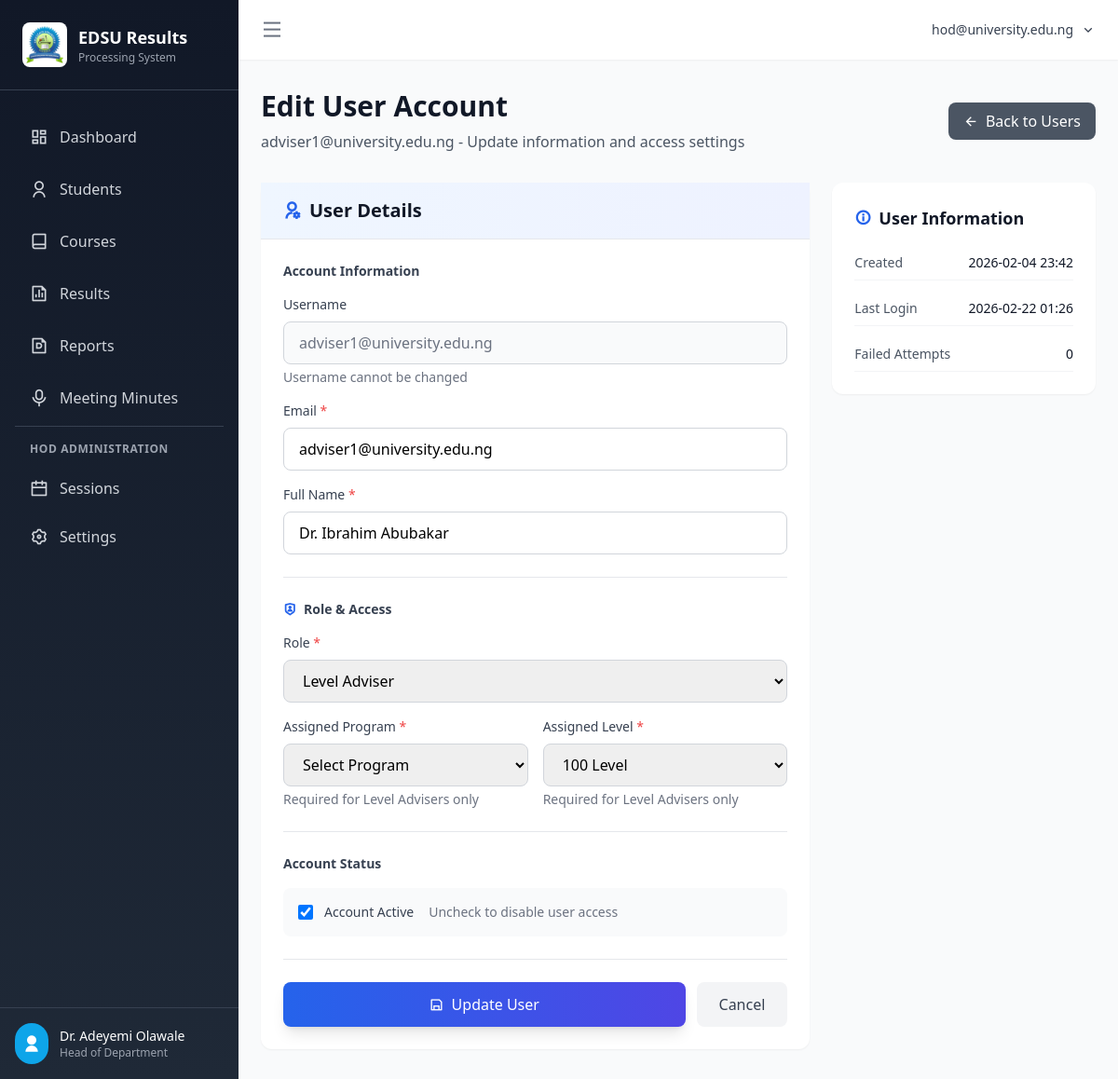
Page /users/2/edit (signed in) on the earlier database version.
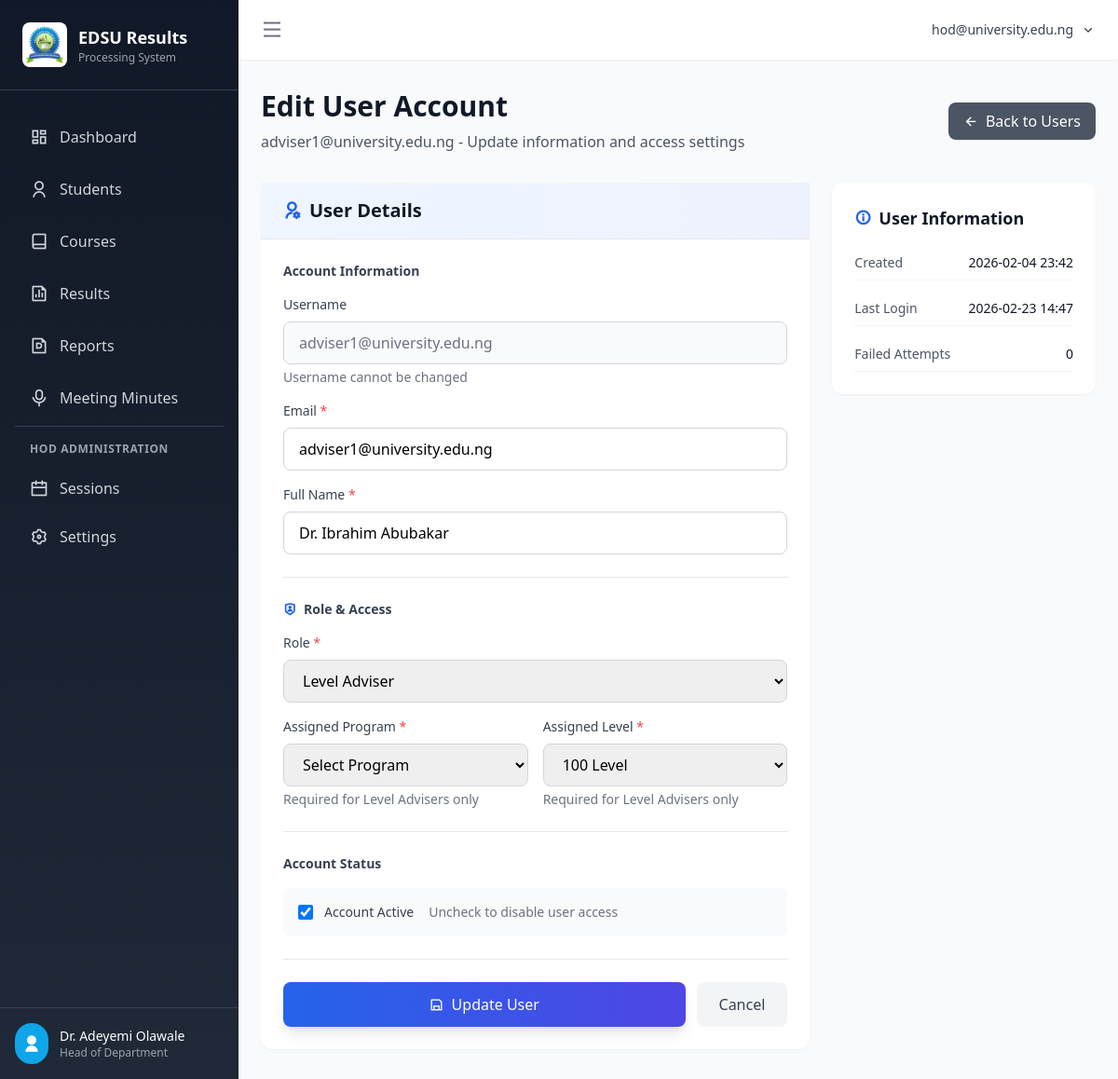
Same page on the later database version.
### app/models.py (models this page shows, shortened)
class User(UserMixin, db.Model):
    __tablename__ = 'users'
    id = db.Column(db.Integer, primary_key=True)
    username = db.Column(db.String(120), unique=True, nullable=False, index=True)  # University email
    email = db.Column(db.String(120), unique=True, nullable=False, index=True)
    password_hash = db.Column(db.String(256), nullable=False)
    full_name = db.Column(db.String(128), nullable=False)
    role = db.Column(db.String(20), default='lecturer')  # admin, hod, level_adviser, lecturer
    program = db.Column(db.String(64))  # Assigned program
    level = db.Column(db.Integer)  # Assigned level (100, 200, 300, 400)
    is_active = db.Column(db.Boolean, default=True)
    is_locked = db.Column(db.Boolean, default=False)  # Locked by HoD/Admin after 3 failed attempts
    failed_login_attempts = db.Column(db.Integer, default=0)
    locked_until = db.Column(db.DateTime)
    must_change_password = db.Column(db.Boolean, default=True)  # Force password change on first login
    last_login = db.Column(db.DateTime)
    last_login_ip = db.Column(db.String(45))  # IP address of last login
    last_login_device = db.Column(db.String(256))  # User agent of last login
    created_by = db.Column(db.Integer, db.ForeignKey('users.id'))  # HoD/Admin who created this account
    created_at = db.Column(db.DateTime, default=datetime.utcnow)
    updated_at = db.Column(db.DateTime, default=datetime.utcnow, onupdate=datetime.utcnow)
    def is_admin(self):
        return self.role == 'admin'

### app/routes/auth.py (the view, shortened to what this page needs)
@auth_bp.route('/users/<int:user_id>/edit', methods=['GET', 'POST'])
@login_required
@admin_or_hod_required
def edit_user(user_id):
    from config import Config
    user = User.query.get_or_404(user_id)
    if current_user.role == 'hod':
        if user.role == 'admin':
            flash('You cannot edit administrator accounts.', 'danger')
            return redirect(url_for('auth.users'))
    form = EditUserForm(obj=user)
    form.program.choices = [('', 'Select Program')] + [(p, p) for p in Config.PROGRAMS]
    if current_user.is_admin():
        form.role.choices = [
            ('lecturer', 'Lecturer'),
            ('level_adviser', 'Level Adviser'),
            ('hod', 'Head of Department'),
            ('admin', 'Administrator')
        ]
    else:
        form.role.choices = [
            ('lecturer', 'Lecturer'),
            ('level_adviser', 'Level Adviser'),
            ('hod', 'Head of Department')
        ]
    old_values = {
        'email': user.email,
        'full_name': user.full_name,
        'role': user.role,
        'program': user.program,
        'level': user.level,
        'is_active': user.is_active
    }
    form.level.data = str(user.level) if user.level else ''
    form.program.data = user.program if user.program else ''
    return render_template('auth/edit_user.html', form=form, user=user)

### app/forms/auth_forms.py
class EditUserForm(FlaskForm):
    email = StringField('Email', validators=[
        DataRequired(message='Email is required'),
        Email(message='Invalid email address')
    ])
    full_name = StringField('Full Name', validators=[
        DataRequired(message='Full name is required'),
        Length(min=2, max=128)
    ])
    role = SelectField('Role', choices=[
        ('lecturer', 'Lecturer'),
        ('level_adviser', 'Level Adviser'),
        ('hod', 'Head of Department')
    ])
    program = SelectField('Program', choices=[])
    level = SelectField('Level', choices=[
        ('', 'Select Level'),
        ('100', '100 Level'),
        ('200', '200 Level'),
        ('300', '300 Level'),
        ('400', '400 Level')
    ])
    is_active = BooleanField('Active')
    submit = SubmitField('Update User')

### app/models.py (called while the page is built)
@login_manager.user_loader
def load_user(user_id):
    return User.query.get(int(user_id))

### app/templates/auth/edit_user.html (shortened to what the changed rows need)
{% extends "base.html" %}
{% block content %}
<div class="mb-8">
    <div class="flex items-center justify-between">
        <div>
            <h1 class="text-3xl font-bold text-gray-900 mb-2">Edit User Account</h1>
            <p class="text-gray-600">{{ user.username }} - Update information and access settings</p>
        </div>
    </div>
</div>
<div class="grid grid-cols-1 lg:grid-cols-3 gap-6">
    <div class="lg:col-span-2">
        <div class="bg-white rounded-xl shadow-sm">
            <div class="px-6 py-4 border-b border-gray-200 bg-gradient-to-r from-blue-50 to-indigo-50">
                <h2 class="text-xl font-semibold text-gray-900 flex items-center">
                    <i class="ri-user-settings-line mr-2 text-blue-600"></i>
                    User Details
                </h2>
            </div>
            <div class="p-6">
                <form method="POST" action="{{ url_for('auth.edit_user', user_id=user.id) }}">
                    <div class="mb-6">
                        <div class="space-y-4">
                            <div>
                                <label class="block text-sm font-medium text-gray-700 mb-2">Username</label>
                                <input type="text"
                                       class="w-full px-4 py-2.5 border border-gray-300 rounded-lg bg-gray-50 text-gray-500"
                                       value="{{ user.username }}"
                                       disabled>
                                <p class="mt-1 text-sm text-gray-500">Username cannot be changed</p>
                            </div>
                            <div>
                                <label for="email" class="block text-sm font-medium text-gray-700 mb-2">
                                    Email <span class="text-red-500">*</span>
                                </label>
                                {{ form.email(class="w-full px-4 py-2.5 border border-gray-300 rounded-lg focus:ring-2 focus:ring-blue-500 focus:border-transparent") }}
                            </div>
                            <div>
                                <label for="full_name" class="block text-sm font-medium text-gray-700 mb-2">
                                    Full Name <span class="text-red-500">*</span>
                                </label>
                                {{ form.full_name(class="w-full px-4 py-2.5 border border-gray-300 rounded-lg focus:ring-2 focus:ring-blue-500 focus:border-transparent") }}
                            </div>
                        </div>
                    </div>
                    <div class="mb-6 pt-6 border-t border-gray-200">
                        <div class="mb-4">
                            <label for="role" class="block text-sm font-medium text-gray-700 mb-2">
                                Role <span class="text-red-500">*</span>
                            </label>
                            {{ form.role(class="w-full px-4 py-2.5 border border-gray-300 rounded-lg focus:ring-2 focus:ring-blue-500 focus:border-transparent") }}
                        </div>
                        <div id="level-adviser-fields">
                            <div class="grid grid-cols-1 md:grid-cols-2 gap-4">
                                <div>
                                    <label for="program" class="block text-sm font-medium text-gray-700 mb-2">
                                        Assigned Program <span id="program-required" class="text-red-500">*</span>
                                    </label>
                                    {{ form.program(class="w-full px-4 py-2.5 border border-gray-300 rounded-lg focus:ring-2 focus:ring-blue-500 focus:border-transparent", id="program") }}
                                    <p class="mt-1 text-sm text-gray-500">Required for Level Advisers only</p>
                                </div>
                                <div>
                                    <label for="level" class="block text-sm font-medium text-gray-700 mb-2">
                                        Assigned Level <span id="level-required" class="text-red-500">*</span>
                                    </label>
                                    {{ form.level(class="w-full px-4 py-2.5 border border-gray-300 rounded-lg focus:ring-2 focus:ring-blue-500 focus:border-transparent", id="level") }}
                                    <p class="mt-1 text-sm text-gray-500">Required for Level Advisers only</p>
                                </div>
                            </div>
                        </div>
                    </div>
                    <div class="mb-6 pt-6 border-t border-gray-200">
                        <div class="flex items-center p-4 bg-gray-50 rounded-lg">
                            <div class="flex items-center">
                                {{ form.is_active(class="w-4 h-4 text-blue-600 border-gray-300 rounded focus:ring-blue-500") }}
                                <label class="ml-3 text-sm font-medium text-gray-700" for="is_active">
                                    Account Active
                                </label>
                            </div>
                        </div>
                    </div>
                </form>
            </div>
        </div>
    </div>
    <div class="lg:col-span-1">
        <div class="bg-white rounded-xl shadow-sm p-6">
            <div class="space-y-3 text-sm">
                <div class="flex items-center justify-between py-2 border-b border-gray-100">
                    <span class="text-gray-600">Created</span>
                    <span class="font-medium text-gray-900">{{ user.created_at.strftime('%Y-%m-%d %H:%M') }}</span>
                </div>
                <div class="flex items-center justify-between py-2 border-b border-gray-100">
                    <span class="text-gray-600">Last Login</span>
                    <span class="font-medium text-gray-900">
                        {% if user.last_login %}
                        {{ user.last_login.strftime('%Y-%m-%d %H:%M') }}
                        {% else %}
                        <span class="text-gray-400">Never</span>
                        {% endif %}
                    </span>
                </div>
                <div class="flex items-center justify-between py-2 border-b border-gray-100">
                    <span class="text-gray-600">Failed Attempts</span>
                    <span class="font-medium {% if user.failed_login_attempts > 0 %}text-yellow-600{% else %}text-gray-900{% endif %}">
                        {{ user.failed_login_attempts }}
                    </span>
                </div>
            </div>
        </div>
    </div>
</div>
{% endblock %}

Differences in the rows shown:
changed User "adviser1@university.edu.ng": last_login "2026-02-22 01:26" → "2026-02-23 14:47"
